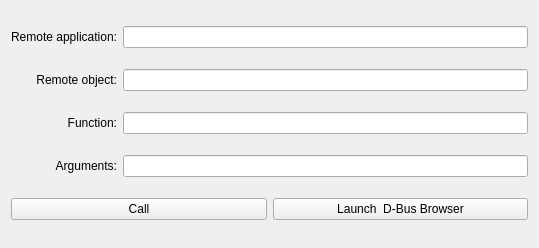
<ui version="4.0" >
 <class>DbusActionWidget</class>
 <widget class="QWidget" name="DbusActionWidget" >
  <property name="geometry" >
   <rect>
    <x>0</x>
    <y>0</y>
    <width>539</width>
    <height>248</height>
   </rect>
  </property>
  <layout class="QHBoxLayout" name="horizontalLayout" >
   <item>
    <layout class="QGridLayout" name="gridLayout" >
     <item row="0" column="0" >
      <widget class="QLabel" name="applicationLabel" >
       <property name="text" >
        <string>Remote application:</string>
       </property>
       <property name="alignment" >
        <set>Qt::AlignRight|Qt::AlignTrailing|Qt::AlignVCenter</set>
       </property>
       <property name="buddy" >
        <cstring>application</cstring>
       </property>
      </widget>
     </item>
     <item row="1" column="0" >
      <widget class="QLabel" name="objectLabel" >
       <property name="text" >
        <string>Remote object:</string>
       </property>
       <property name="alignment" >
        <set>Qt::AlignRight|Qt::AlignTrailing|Qt::AlignVCenter</set>
       </property>
       <property name="buddy" >
        <cstring>object</cstring>
       </property>
      </widget>
     </item>
     <item row="2" column="0" >
      <widget class="QLabel" name="functionLabel" >
       <property name="text" >
        <string>Function:</string>
       </property>
       <property name="alignment" >
        <set>Qt::AlignRight|Qt::AlignTrailing|Qt::AlignVCenter</set>
       </property>
       <property name="buddy" >
        <cstring>function</cstring>
       </property>
      </widget>
     </item>
     <item row="3" column="0" >
      <widget class="QLabel" name="argumentsLabel" >
       <property name="text" >
        <string>Arguments:</string>
       </property>
       <property name="alignment" >
        <set>Qt::AlignRight|Qt::AlignTrailing|Qt::AlignVCenter</set>
       </property>
       <property name="buddy" >
        <cstring>arguments</cstring>
       </property>
      </widget>
     </item>
     <item row="3" column="1" >
      <widget class="KLineEdit" name="arguments" />
     </item>
     <item row="2" column="1" >
      <widget class="KLineEdit" name="function" />
     </item>
     <item row="1" column="1" >
      <widget class="KLineEdit" name="object" />
     </item>
     <item row="0" column="1" >
      <widget class="KLineEdit" name="application" />
     </item>
     <item row="4" column="0" colspan="2" >
      <layout class="QHBoxLayout" name="horizontalLayout_2" >
       <item>
        <widget class="QPushButton" name="execButton" >
         <property name="text" >
          <string>Call</string>
         </property>
        </widget>
       </item>
       <item>
        <widget class="QPushButton" name="launchButton" >
         <property name="text" >
          <string>Launch  D-Bus Browser</string>
         </property>
        </widget>
       </item>
      </layout>
     </item>
    </layout>
   </item>
  </layout>
 </widget>
 <customwidgets>
  <customwidget>
   <class>KLineEdit</class>
   <extends>QLineEdit</extends>
   <header>klineedit.h</header>
  </customwidget>
 </customwidgets>
 <tabstops>
  <tabstop>application</tabstop>
  <tabstop>object</tabstop>
  <tabstop>function</tabstop>
  <tabstop>arguments</tabstop>
  <tabstop>execButton</tabstop>
  <tabstop>launchButton</tabstop>
 </tabstops>
 <connections/>
</ui>
